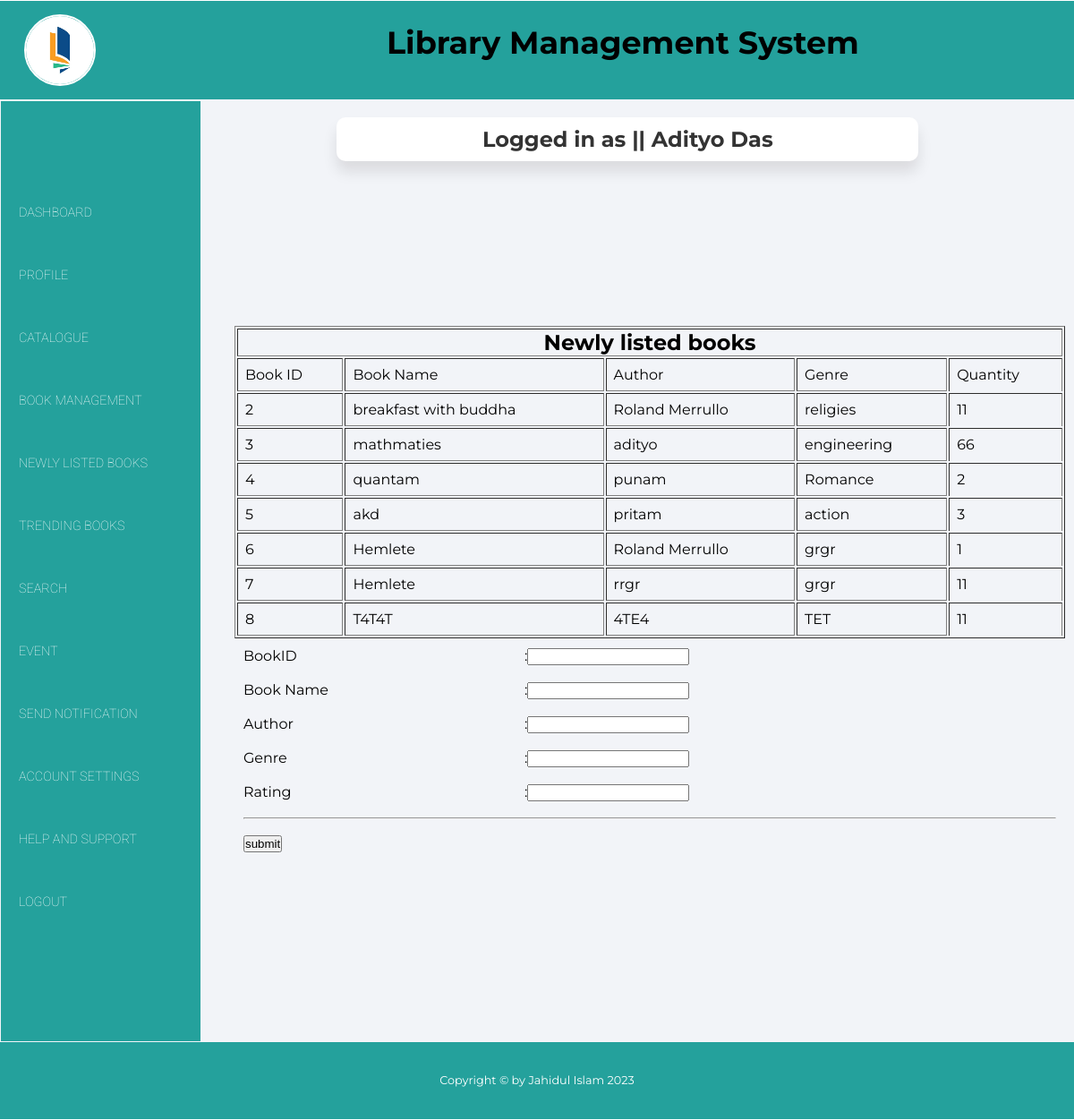
Screenshot of /views/Newly_listed_Books.php (signed in) with the database file from the repository.
### tables this page shows
CREATE TABLE `books` (
  `Book_ID` int(11) NOT NULL,
  `Book_Name` varchar(129) NOT NULL,
  `Author` varchar(129) NOT NULL,
  `Genre` varchar(129) NOT NULL,
  `Quantity` int(11) NOT NULL
);

### controller/userData.php (called while the page is built)
<?php
$user = $_SESSION['user'];
?>

### models/function.php (called while the page is built, shortened)
<?php
    function getNL_Books(){
        $con = getConnection();
        $sql = "select * from books";
        $result = mysqli_query($con, $sql);
        $users = [];
        while($row = mysqli_fetch_assoc($result)){
            array_push($users, $row);
        }
        return $users;
    }

### views/Newly_listed_Books.php (the view, shortened to what this page needs)
<?php
  require_once('../models/function.php');
  $viewNL_Books = getNL_Books();
?>
<?php
include_once("../controller/userData.php");
?>
<html>
    <head>
        <link rel="stylesheet" href="https://cdnjs.cloudflare.com/ajax/libs/font-awesome/5.15.1/css/all.min.css"
 />
        <link rel="stylesheet" href="style5.css">
    </head>
<body>
    <div class="container">
            <header>
                <div class="row">
                    <div class="col-lg-4 col-md-12">
                    <div class="logo-div">
                            <a href="#">
                                <img src="book.png">
                            </a>
                    </div>
                    </div>
                    <div class="col-lg-8 col-md-12">
                        <p class="heading-style">Library Management System</p>
                    </div>
                </div>
            </header>
    <center>
        <main>
        <table height=635 width=1080>
            <tr height=70>
                <td colspan="2">
                    <table width = "800">
                    <tr>
                        <td align="center">
                            <div class="card">
                        <h2>Logged in as || <?php echo $user['name'] ?></h2>
                            </div>
                        </td>
                    </tr>
                    </table>
                </td>
            </tr>
            <tr>
                <td rowspan="3" width="250">
                <nav>
                <ul>
                  <li> <a href="librarian_dashboard.php">Dashboard</a></li>
                    <li> <a href="profile.php">Profile</a></li>
                    <li> <a href="catalog.php">Catalogue</a></li>
                    <li> <a href="book_management.php">Book Management</a></li>
                    <li> <a href="Newly_listed_Books.php">Newly Listed Books</a></li>
                    <li> <a href="TrendingBooks.php">Trending Books</a></li>
					<li> <a href="search.php">Search</a></li>
                    <li> <a href="event.php">Event</a></li>
                    <li> <a href="Notification.php">Send Notification</a></li>
                    <li> <a href="account_setting.php">Account Settings</a></li>
                    <li> <a href="solnfromadmin.php">Help and Support</a></li>
                    <li> <a href="../controller/logout.php">Logout</a></li>
                </ul>
                </nav>
                </td>
                <td>
<table border="1" >
    <tr>
        <th colspan="5"><h2><b>Newly listed books</b></h2></th>
    </tr>
     <tr>
        <td>Book ID</td>
        <td>Book Name</td>
        <td>Author</td>
        <td>Genre </td>
        <td>Quantity</td>
     </tr>
               <?php for($i=0; $i<count($viewNL_Books); $i++){
        ?>
             <tr>
                    <td><?=$viewNL_Books[$i]['Book_ID']?></td>
                    <td><?=$viewNL_Books[$i]['Book_Name']?></td>
                    <td><?=$viewNL_Books[$i]['Author']?></td>
                    <td><?=$viewNL_Books[$i]['Genre']?></td>
                    <td><?=$viewNL_Books[$i]['Quantity']?></td>
               </tr>
        <?php
            }
        ?>
        </table>
<h2><table align="center">
        <tr>
            <td>
               BookID
        </td>
        <td>:<input type="text" name="name" id="name" /><td>
        </tr>
            <tr>
            <td>
            Book Name
        </td>
        <td>:<input type="text" name="phone" id="phone" /></td>
        </tr>
        <tr>
            <td>
            Author
        </td>
        <td>:<input type="text" name="Author" id="Author" /></td>
        </tr>
        <tr>
            <td>
            Genre
        </td>
        <td>:<input type="text" name="Genre" id="Genre" /></td>
        </tr>
        <tr>
            <td>
            Rating
        </td>
        <td>:<input type="text" name="Rating" id="Rating" /></td>
        </tr>
        <tr>
                <td colspan="5"><hr></td>
            </tr>
            <tr>
                <td colspan="5">
            <input
                type="button"
                name="submit"
                id="submit"
                value="submit"
                onclick="validate()"
            /><br />
            <br />
            </td>
            </tr>
            <tr>
          <td>
            </td>
        </tr>
        </table>
                </td>
            </tr>
        </table>
        </main>
                <footer>
                     <div class="row">
                        <div class="col-lg-12">
                            <p>Copyright © by Jahidul Islam 2023</p>
                        </div>
                    </div>
                </footer>
    </center>
    </div>
    </body>
</html>

### views/style5.css (style rules this page uses)
html { scroll-behavior: smooth; }
* { margin: 0; padding: 0; box-sizing: border-box; }
body { font-family: 'Montserrat', sans-serif; }
.container { max-width: 1200px; margin: auto; margin-top: 1px; background: #f2f4f8; }
.row { width: 100%; }
.row::after { content: ''; clear: both; display: block; }
[class*="col-"] { float: left; padding: 15px; }
[class*="col-"] { width: 100%; }
header { background: #24a19c; padding: 0% 1%; text-align: center; }
nav { background: #24a19c; }
nav ul li { display: block; }
nav ul li a { display: block; text-decoration: none; color: white; line-height: 70px; padding: 0 20px; transition: .4s; text-transform: uppercase; font-weight: lighter; font-size: 0.9rem; font-family: 'Roboto', sans-serif; }
img { height: 80px; width: 80px; border-radius: 50%; border: 2px solid white; }
.card { width: 650px; margin:0px auto; margin-left: -200px ; margin-right: 50px ; padding: 10px; background-color: #fff; border-radius: 10px; box-shadow: 0 12px 16px rgba(15, 13, 13, 0.1); }
.card h2 { margin: 0; color: #333; }
footer { background: #24a19c; padding: 1%; color: white; margin-bottom: 1px; }
footer p { font-size: 0.8rem; line-height: 32px; text-align: center; }
table { width: 100%; }
td { padding: 8px; }
td:last-child { border-bottom: none; }
@media (min-width: 768px) { .col-md-12 { width: 100%; } }
@media only screen and (min-width: 992px) { .col-lg-4 { width: 33.33%; } }
@media only screen and (min-width: 992px) { .col-lg-8 { width: 66.66%; margin-top: 10px ; margin-left: -100px; font-size: 35px ; font-weight: bold; } }
@media only screen and (min-width: 992px) { .col-lg-12 { width: 100%; } }
@media only screen and (min-width: 992px) { .logo-div { text-align: left; } }
@media only screen and (min-width: 992px) { nav { background: #24a19c; margin-top: -95px; margin-bottom: -9px; margin-left: -9px ; margin-right: 20px; padding-top: 90px ; padding-bottom: 120px ; } }
@media only screen and (min-width: 992px) { nav ul li { display: block; } }
@media only screen and (min-width: 992px) { nav ul li a { display: block; text-decoration: none; color: white; line-height: 70px; padding: 0 20px; transition: .4s; text-transform: uppercase; font-weight: lighter; font-size: 0.9rem; font-family: 'Roboto', sans-serif; } }
@media only screen and (min-width: 992px) { .heading-style { margin: auto; } }

### rows the page displays
books: Book_ID "2", Book_Name "breakfast with buddha", Author "Roland Merrullo", Genre "religies", Quantity "11"
books: Book_ID "3", Book_Name "mathmaties", Author "adityo", Genre "engineering", Quantity "66"
books: Book_ID "4", Book_Name "quantam", Author "punam", Genre "Romance", Quantity "2"
books: Book_ID "5", Book_Name "akd", Author "pritam", Genre "action", Quantity "3"
books: Book_ID "6", Book_Name "Hemlete", Author "Roland Merrullo", Genre "grgr", Quantity "1"
books: Book_ID "7", Book_Name "Hemlete", Author "rrgr", Genre "grgr", Quantity "11"
books: Book_ID "8", Book_Name "T4T4T", Author "4TE4", Genre "TET", Quantity "11"

### other values shown
$user['name'] "Adityo Das"
